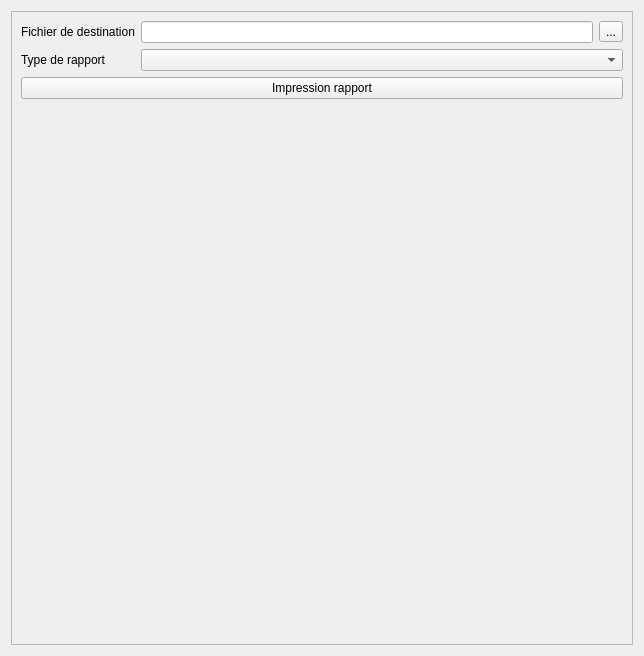
<?xml version="1.0" encoding="UTF-8"?>
<ui version="4.0">
 <class>Form</class>
 <widget class="QWidget" name="Form">
  <property name="geometry">
   <rect>
    <x>0</x>
    <y>0</y>
    <width>644</width>
    <height>656</height>
   </rect>
  </property>
  <property name="windowTitle">
   <string>Form</string>
  </property>
  <layout class="QVBoxLayout" name="verticalLayout">
   <item>
    <widget class="QFrame" name="frame">
     <property name="frameShape">
      <enum>QFrame::StyledPanel</enum>
     </property>
     <property name="frameShadow">
      <enum>QFrame::Raised</enum>
     </property>
     <layout class="QGridLayout" name="gridLayout">
      <item row="0" column="1">
       <widget class="QLineEdit" name="lineEdit_nom"/>
      </item>
      <item row="0" column="0">
       <widget class="QLabel" name="label">
        <property name="text">
         <string>Fichier de destination</string>
        </property>
       </widget>
      </item>
      <item row="3" column="0">
       <spacer name="verticalSpacer">
        <property name="orientation">
         <enum>Qt::Vertical</enum>
        </property>
        <property name="sizeHint" stdset="0">
         <size>
          <width>20</width>
          <height>40</height>
         </size>
        </property>
       </spacer>
      </item>
      <item row="1" column="0">
       <widget class="QLabel" name="label_2">
        <property name="text">
         <string>Type de rapport</string>
        </property>
       </widget>
      </item>
      <item row="0" column="2">
       <widget class="QToolButton" name="toolButton_filechooser">
        <property name="text">
         <string>...</string>
        </property>
       </widget>
      </item>
      <item row="1" column="1" colspan="2">
       <widget class="QComboBox" name="comboBox_type"/>
      </item>
      <item row="2" column="0" colspan="3">
       <widget class="QPushButton" name="pushButton_export">
        <property name="text">
         <string>Impression rapport</string>
        </property>
       </widget>
      </item>
     </layout>
    </widget>
   </item>
  </layout>
 </widget>
 <resources/>
 <connections/>
</ui>
